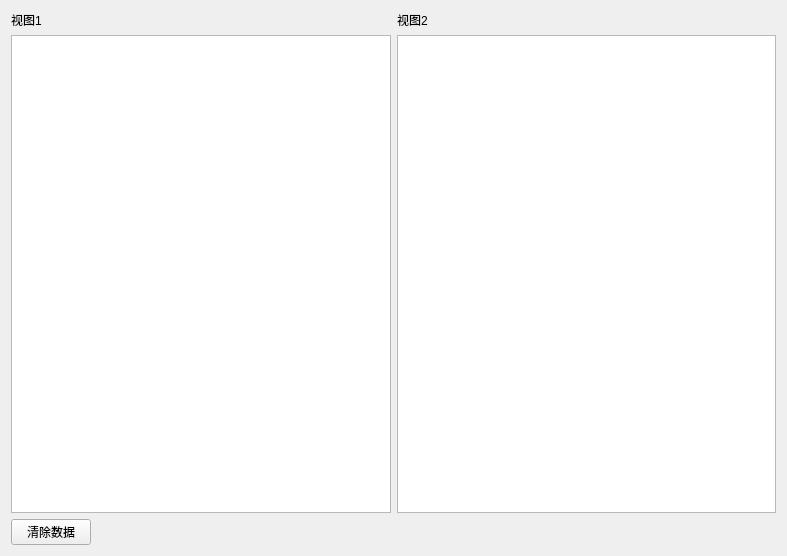
<?xml version="1.0" encoding="UTF-8"?>
<ui version="4.0">
 <class>ModelView</class>
 <widget class="QWidget" name="ModelView">
  <property name="geometry">
   <rect>
    <x>0</x>
    <y>0</y>
    <width>787</width>
    <height>556</height>
   </rect>
  </property>
  <property name="windowTitle">
   <string>ModelView</string>
  </property>
  <layout class="QVBoxLayout" name="verticalLayout_3">
   <item>
    <layout class="QHBoxLayout" name="horizontalLayout">
     <item>
      <layout class="QVBoxLayout" name="verticalLayout">
       <item>
        <widget class="QLabel" name="label">
         <property name="text">
          <string>视图1</string>
         </property>
        </widget>
       </item>
       <item>
        <widget class="QTableView" name="tableView_1"/>
       </item>
      </layout>
     </item>
     <item>
      <layout class="QVBoxLayout" name="verticalLayout_2">
       <item>
        <widget class="QLabel" name="label_2">
         <property name="text">
          <string>视图2</string>
         </property>
        </widget>
       </item>
       <item>
        <widget class="QTableView" name="tableView_2"/>
       </item>
      </layout>
     </item>
    </layout>
   </item>
   <item>
    <layout class="QHBoxLayout" name="horizontalLayout_2">
     <item>
      <widget class="QPushButton" name="BtnClear">
       <property name="text">
        <string>清除数据</string>
       </property>
      </widget>
     </item>
     <item>
      <spacer name="horizontalSpacer">
       <property name="orientation">
        <enum>Qt::Horizontal</enum>
       </property>
       <property name="sizeHint" stdset="0">
        <size>
         <width>40</width>
         <height>20</height>
        </size>
       </property>
      </spacer>
     </item>
    </layout>
   </item>
  </layout>
 </widget>
 <layoutdefault spacing="6" margin="11"/>
 <resources/>
 <connections/>
</ui>
